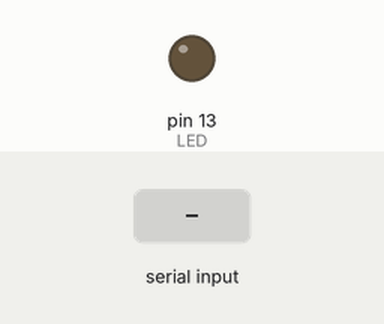
Simulated run of this sketch. Board: Arduino Uno, built with avr-gcc and run on an emulated ATmega328P. Parts: output pins drawn as LEDs (lit = HIGH). The test bench sets the inputs (shaded band).

Above: at 1.2 s.
1.3 s: "A" received over Serial
At 2.6 s:
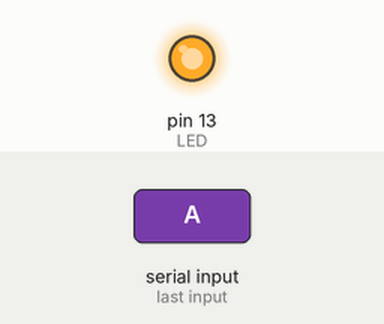
Timing chart, 0 to 4.3 s (numbered marks = the images above; inputs shaded):
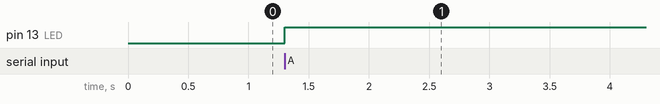

Measured:
- after the input at 1.3 s, pin 13 (LED): LOW → HIGH at once

The sketch:

LED13viaSerial.ino
```cpp
//comandos via serial com C#
//inverte o estado do led conectado a saida 13 do arduino quando recebe o caracter "A" pela serial

#define LED 13 //const int LED = 13;

void setup() {
  Serial.begin(9600); //configura comunicação serial com 9600 bps
  pinMode(LED, OUTPUT); //configura pino do led como saida
}

void loop() {
  if (Serial.available()) { //se byte pronto para leitura
    switch(Serial.read()) { //verifica qual caracter recebido
      case'A':  //caso 'A'
        digitalWrite(LED, !digitalRead(LED)); //inverte estado do LED
      break;
    }
  }
}
```
